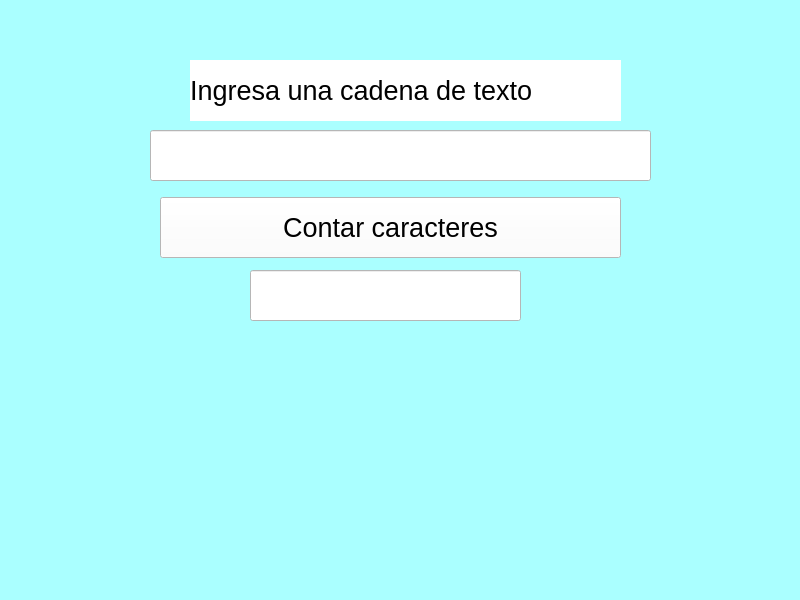
<?xml version="1.0" encoding="UTF-8"?>
<ui version="4.0">
 <class>MainWindow</class>
 <widget class="QMainWindow" name="MainWindow">
  <property name="geometry">
   <rect>
    <x>0</x>
    <y>0</y>
    <width>800</width>
    <height>600</height>
   </rect>
  </property>
  <property name="windowTitle">
   <string>MainWindow</string>
  </property>
  <property name="styleSheet">
   <string notr="true">background-color: rgb(170, 255, 255);</string>
  </property>
  <widget class="QWidget" name="centralwidget">
   <widget class="QLineEdit" name="txt_cadena">
    <property name="geometry">
     <rect>
      <x>150</x>
      <y>130</y>
      <width>501</width>
      <height>51</height>
     </rect>
    </property>
    <property name="font">
     <font>
      <pointsize>18</pointsize>
     </font>
    </property>
    <property name="styleSheet">
     <string notr="true">background-color: rgb(255, 255, 255);</string>
    </property>
    <property name="alignment">
     <set>Qt::AlignCenter</set>
    </property>
   </widget>
   <widget class="QPushButton" name="btn_contar">
    <property name="geometry">
     <rect>
      <x>160</x>
      <y>197</y>
      <width>461</width>
      <height>61</height>
     </rect>
    </property>
    <property name="font">
     <font>
      <pointsize>20</pointsize>
     </font>
    </property>
    <property name="styleSheet">
     <string notr="true">background-color: rgb(255, 255, 255);
border-color: rgb(0, 0, 0);</string>
    </property>
    <property name="text">
     <string>Contar caracteres</string>
    </property>
   </widget>
   <widget class="QLineEdit" name="txt_resultado">
    <property name="geometry">
     <rect>
      <x>250</x>
      <y>270</y>
      <width>271</width>
      <height>51</height>
     </rect>
    </property>
    <property name="font">
     <font>
      <pointsize>30</pointsize>
     </font>
    </property>
    <property name="styleSheet">
     <string notr="true">background-color: rgb(255, 255, 255);</string>
    </property>
    <property name="alignment">
     <set>Qt::AlignCenter</set>
    </property>
   </widget>
   <widget class="QLabel" name="label">
    <property name="geometry">
     <rect>
      <x>190</x>
      <y>60</y>
      <width>431</width>
      <height>61</height>
     </rect>
    </property>
    <property name="font">
     <font>
      <pointsize>20</pointsize>
     </font>
    </property>
    <property name="styleSheet">
     <string notr="true">background-color: rgb(255, 255, 255);</string>
    </property>
    <property name="text">
     <string>Ingresa una cadena de texto</string>
    </property>
   </widget>
  </widget>
  <widget class="QMenuBar" name="menubar">
   <property name="geometry">
    <rect>
     <x>0</x>
     <y>0</y>
     <width>800</width>
     <height>26</height>
    </rect>
   </property>
  </widget>
  <widget class="QStatusBar" name="statusbar"/>
 </widget>
 <resources/>
 <connections/>
</ui>
